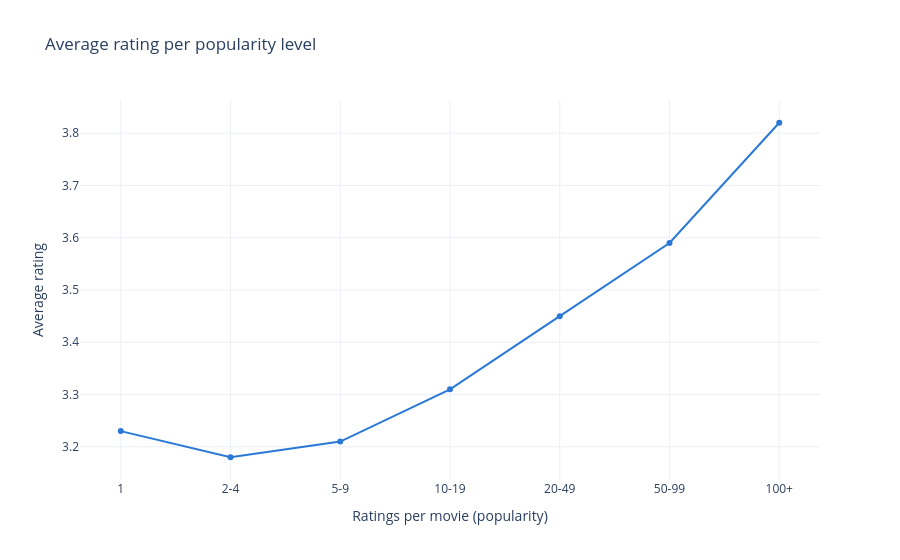

Notebook cell for this chart:
### Markdown cell above
## 2. Main answer: average rating per popularity level

For each popularity bucket, we calculated the average of the movies' average ratings (each movie counts once).

### Code cell
by_bucket = q("""
SELECT bucket,
       COUNT(*) AS movies,
       ROUND(AVG(avg_rating), 2) AS mean_rating,
       ROUND(MEDIAN(avg_rating), 2) AS median_rating
FROM movie_stats
GROUP BY bucket_id, bucket
ORDER BY bucket_id
""")

fig = px.line(
    by_bucket,
    x="bucket",
    y="mean_rating",
    markers=True,
    labels={
        "bucket": "Ratings per movie (popularity)",
        "mean_rating": "Average rating",
    },
    title="Average rating per popularity level",
)
fig.update_traces(line_color=PRIMARY)
fig.show()

### Figure 1 — Plotly figure (JSON) as saved in the notebook; plotly's stock layout.template omitted (floating-point values rounded to 4 significant figures)
{"data": [{"hovertemplate": "Ratings per movie (popularity)=%{x}<br>Average rating=%{y}<extra></extra>", "legendgroup": "", "line": {"color": "#2a78d6", "dash": "solid"}, "marker": {"symbol": "circle"}, "mode": "lines+markers", "name": "", "orientation": "v", "showlegend": false, "type": "scatter", "x": ["1", "2-4", "5-9", "10-19", "20-49", "50-99", "100+"], "xaxis": "x", "y": [3.23, 3.18, 3.21, 3.31, 3.45, 3.59, 3.82], "yaxis": "y"}], "layout": {"legend": {"tracegroupgap": 0}, "title": {"text": "Average rating per popularity level"}, "xaxis": {"anchor": "y", "domain": [0.0, 1.0], "title": {"text": "Ratings per movie (popularity)"}}, "yaxis": {"anchor": "x", "domain": [0.0, 1.0], "title": {"text": "Average rating"}}}}
